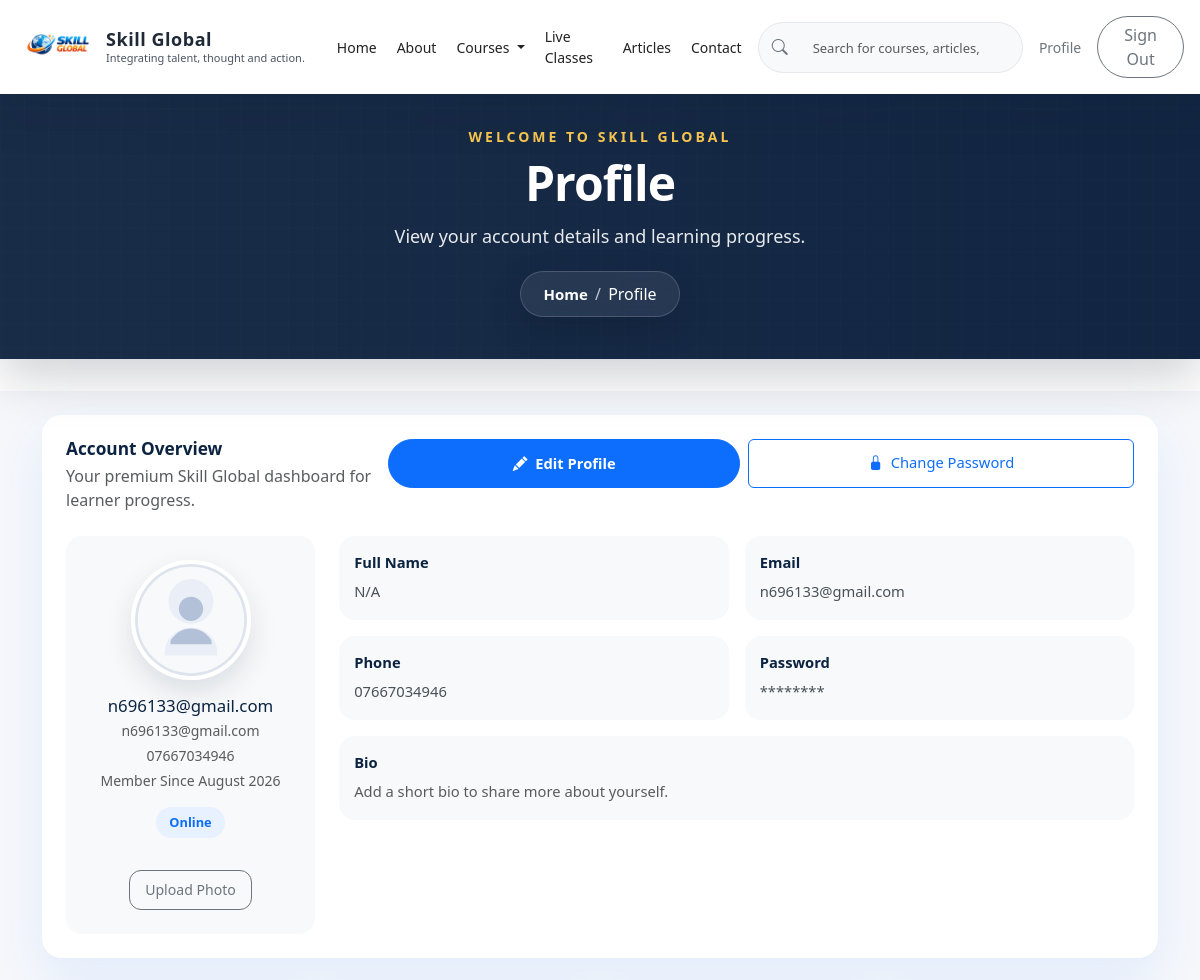
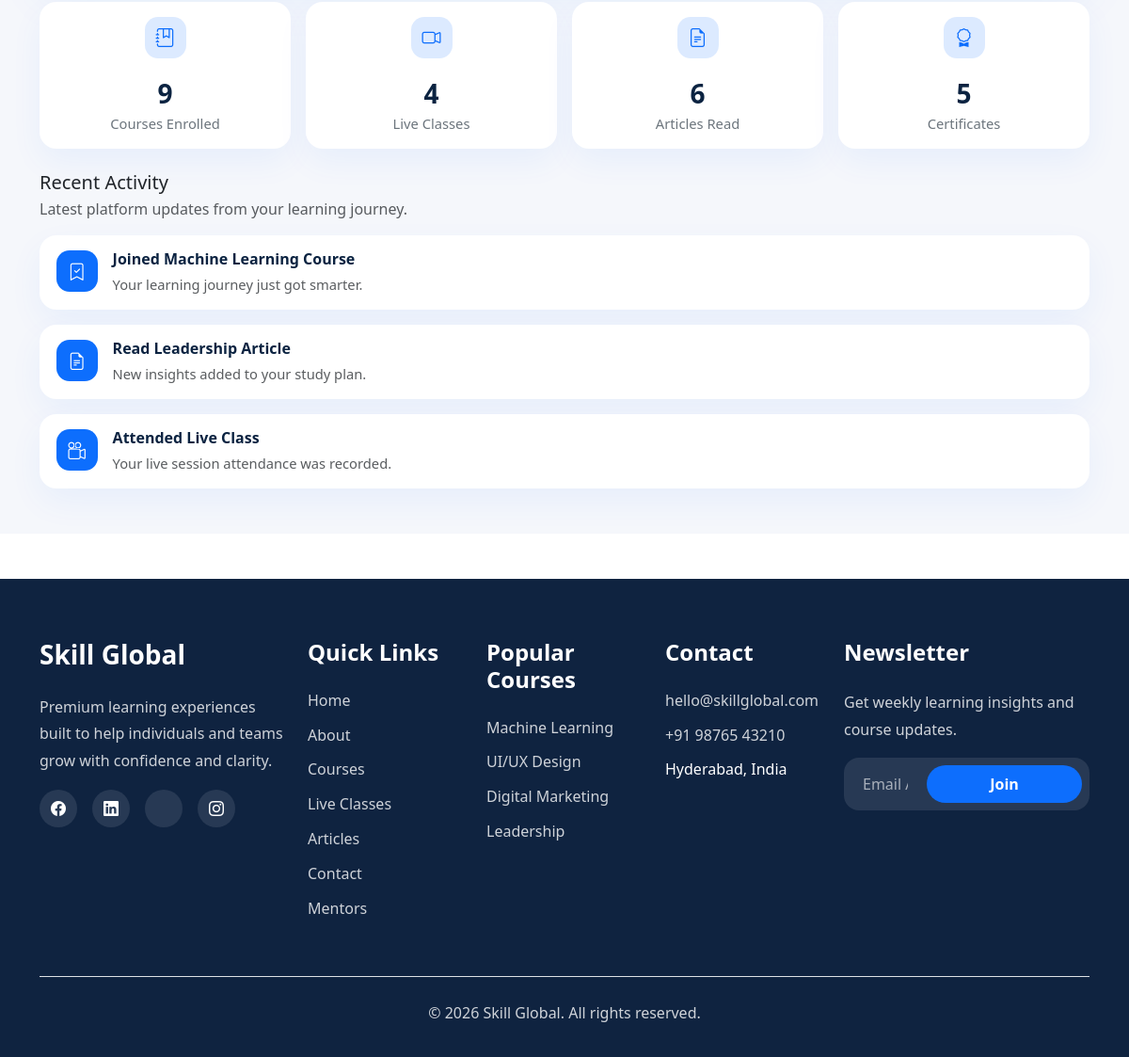
Page /profile/ (signed in) on the committed database (2 pictures, top to bottom).
### skill_global/models.py (models this page shows, shortened)
class CustomUser(AbstractUser):
    username = models.CharField(max_length=150, unique=True, blank=True, null=True)
    email = models.EmailField(_('email address'), unique=True)
    full_name = models.CharField(max_length=255, blank=True)
    phone = models.CharField(max_length=20, blank=True, null=True)
    bio = models.TextField(blank=True)
    profile_image = models.ImageField(upload_to='profiles/', blank=True, null=True)
    message = models.TextField(blank=True, default='')
    USERNAME_FIELD = 'email'
    REQUIRED_FIELDS = []
    objects = CustomUserManager()

class Profile(models.Model):
    user = models.OneToOneField(settings.AUTH_USER_MODEL, on_delete=models.CASCADE, related_name='profile')
    phone = models.CharField(max_length=20, blank=True)
    bio = models.TextField(blank=True)
    image = models.ImageField(upload_to='profiles/', blank=True, null=True)
    created_at = models.DateTimeField(auto_now_add=True)
    updated_at = models.DateTimeField(auto_now=True)

### skill_global/views.py (the view)
# urls.py: path('profile/', views.profile, name='profile'),
def profile(request):
    user = request.user
    profile = None
    if user.is_authenticated:
        profile, _ = Profile.objects.get_or_create(user=user)
    context = {
        'page_title': 'Profile',
        'page_description': 'View your account details and learning progress.',
        'user': user,
        'profile': profile,
        'stats': {
            'courses': Course.objects.filter(is_active=True).count(),
            'certificates': 5,
            'live_classes': LiveClass.objects.filter(is_active=True).count(),
            'articles': Article.objects.filter(is_published=True).count(),
        },
    }
    return render(request, 'skill_global/profile.html', context)

### templates/skill_global/profile.html (shortened to what this page needs)
{% extends 'base.html' %}
{% load static %}
{% block extra_css %}
<link rel="stylesheet" href="{% static 'css/profile.css' %}">
{% endblock %}
{% block content %}
<section class="profile-page py-4">
    <div class="container">
        {% if user.is_authenticated %}
        <div class="card profile-card mx-auto mb-4">
            <div class="card-body">
                <div class="d-flex flex-column flex-md-row align-items-start justify-content-between gap-3 mb-4">
                    <div>
                        <h5 class="profile-title mb-1">Account Overview</h5>
                        <p class="text-muted mb-0">Your premium Skill Global dashboard for learner progress.</p>
                    </div>
                    <div class="d-flex gap-2 w-100 w-md-auto">
                        <a href="{% url 'edit_profile' %}" class="btn btn-primary btn-profile flex-fill flex-md-auto">
                            <i class="bi bi-pencil-fill me-1"></i> Edit Profile
                        </a>
                        <a href="{% url 'edit_profile' %}#password"
                            class="btn btn-outline-primary btn-profile flex-fill flex-md-auto">
                            <i class="bi bi-lock-fill me-1"></i> Change Password
                        </a>
                    </div>
                </div>
                <div class="row gx-4 gy-4 align-items-start">
                    <div class="col-xl-3">
                        <div class="profile-summary p-4 rounded-4 bg-light">
                            {% if profile and profile.image %}
                            <img src="{{ profile.image.url }}" alt="Profile Image" class="profile-avatar mb-3">
                            {% else %}
                            <img src="{% static 'images/default-profile.svg' %}" alt="Profile Image"
                                class="profile-avatar mb-3">
                            {% endif %}
                            <h5 class="mb-1">{{ user.get_full_name|default:user.username|default:user.email }}</h5>
                            <p class="text-muted small mb-1">{{ user.email|default:'-' }}</p>
                            <p class="text-muted small mb-1">{{ profile.phone|default:'No phone number' }}</p>
                            <p class="text-muted small mb-3">Member Since {{ user.date_joined|date:'F Y' }}</p>
                            <span class="status-badge mb-3">Online</span>
                            <a href="{% url 'edit_profile' %}" class="btn btn-outline-secondary btn-sm upload-btn">
                                Upload Photo
                            </a>
                        </div>
                    </div>
                    <div class="col-xl-9">
                        <div class="row g-3 info-grid">
                            <div class="col-sm-6">
                                <div class="info-card">
                                    <strong>Full Name</strong>
                                    <span>{{ user.get_full_name|default:user.username|default:'N/A' }}</span>
                                </div>
                            </div>
                            <div class="col-sm-6">
                                <div class="info-card">
                                    <strong>Email</strong>
                                    <span>{{ user.email|default:'N/A' }}</span>
                                </div>
                            </div>
                            <div class="col-sm-6">
                                <div class="info-card">
                                    <strong>Phone</strong>
                                    <span>{{ profile.phone|default:'N/A' }}</span>
                                </div>
                            </div>
                            <div class="col-sm-6">
                                <div class="info-card">
                                    <strong>Password</strong>
                                    <span>********</span>
                                </div>
                            </div>
                            <div class="col-12">
                                <div class="info-card info-card-bio">
                                    <strong>Bio</strong>
                                    {% if profile and profile.bio %}
                                    <span>{{ profile.bio }}</span>
                                    {% else %}
                                    <span class="text-muted">Add a short bio to share more about yourself.</span>
                                    {% endif %}
                                </div>
                            </div>
                        </div>
                    </div>
                </div>
            </div>
        </div>
        <div class="row g-3 mb-4 stats-row">
            <div class="col-sm-6 col-xl-3">
                <div class="card stat-card">
                    <div class="card-body text-center">
                        <div class="stat-icon bg-light-primary text-primary mb-3">
                            <i class="bi bi-journal-bookmark"></i>
                        </div>
                        <div class="stat-value">{{ stats.courses|default:0 }}</div>
                        <div class="stat-label">Courses Enrolled</div>
                    </div>
                </div>
            </div>
            <div class="col-sm-6 col-xl-3">
                <div class="card stat-card">
                    <div class="card-body text-center">
                        <div class="stat-icon bg-light-primary text-primary mb-3">
                            <i class="bi bi-camera-video"></i>
                        </div>
                        <div class="stat-value">{{ stats.live_classes|default:0 }}</div>
                        <div class="stat-label">Live Classes</div>
                    </div>
                </div>
            </div>
            <div class="col-sm-6 col-xl-3">
                <div class="card stat-card">
                    <div class="card-body text-center">
                        <div class="stat-icon bg-light-primary text-primary mb-3">
                            <i class="bi bi-file-earmark-text"></i>
                        </div>
                        <div class="stat-value">{{ stats.articles|default:0 }}</div>
                        <div class="stat-label">Articles Read</div>
                    </div>
                </div>
            </div>
            <div class="col-sm-6 col-xl-3">
                <div class="card stat-card">
                    <div class="card-body text-center">
                        <div class="stat-icon bg-light-primary text-primary mb-3">
                            <i class="bi bi-award"></i>
                        </div>
                        <div class="stat-value">{{ stats.certificates|default:0 }}</div>
                        <div class="stat-label">Certificates</div>
                    </div>
                </div>
            </div>
        </div>
        <div class="recent-activity mb-4">
            <div class="d-flex align-items-center justify-content-between mb-3 flex-column flex-sm-row gap-2">
                <div>
                    <h5 class="mb-1">Recent Activity</h5>
                    <p class="text-muted mb-0">Latest platform updates from your learning journey.</p>
                </div>
            </div>
            <div class="timeline-card card">
                <div class="card-body">
                    <div class="timeline-item">
                        <div class="timeline-icon bg-primary">
                            <i class="bi bi-bookmark-check"></i>
                        </div>
                        <div class="timeline-details">
                            <h6>Joined Machine Learning Course</h6>
                            <p class="mb-0 text-muted">Your learning journey just got smarter.</p>
                        </div>
                    </div>
                </div>
            </div>
            <div class="timeline-card card">
                <div class="card-body">
                    <div class="timeline-item">
                        <div class="timeline-icon bg-primary">
                            <i class="bi bi-file-earmark-text"></i>
                        </div>
                        <div class="timeline-details">
                            <h6>Read Leadership Article</h6>
                            <p class="mb-0 text-muted">New insights added to your study plan.</p>
                        </div>
                    </div>
                </div>
            </div>
            <div class="timeline-card card">
                <div class="card-body">
                    <div class="timeline-item">
                        <div class="timeline-icon bg-primary">
                            <i class="bi bi-camera-reels"></i>
                        </div>
                        <div class="timeline-details">
                            <h6>Attended Live Class</h6>
                            <p class="mb-0 text-muted">Your live session attendance was recorded.</p>
                        </div>
                    </div>
                </div>
            </div>
        </div>
        {% else %}
        <div class="alert alert-warning">
            You are not signed in yet. Please sign in or register to view your profile.
        </div>
        {% endif %}
    </div>
</section>
{% endblock %}

### static/css/navbar.css (style rules this page uses)
:root { --navbar-height: 60px; --navbar-bg: #ffffff; --primary-blue: #0D6EFD; --dark-text: #1F2937; --muted-text: #6B7280; --light-grey: #F8F9FA; --border-color: #E5E7EB; --shadow: 0 8px 24px rgba(31, 41, 55, 0.08); --shadow-strong: 0 12px 28px rgba(31, 41, 55, 0.12); }

### static/css/hero.css (style rules this page uses)
:root { --hero-primary: #0d6efd; --hero-primary-hover: #0b5ed7; --hero-text: #ffffff; --hero-muted: rgba(255, 255, 255, 0.88); --hero-shadow: 0 20px 50px rgba(0, 0, 0, 0.28); }
.btn.btn-primary, .btn.btn-outline-light { min-width: 165px; padding: 0.75rem 1.3rem; border-radius: 999px; font-weight: 700; transition: transform 0.25s ease, box-shadow 0.25s ease, background 0.25s ease, color 0.25s ease; }

### static/css/global-header.css (style rules this page uses)
body { padding-top: var(--navbar-height, 78px); }

### static/css/recognition.css (style rules this page uses)
:root { --rec-bg: #151515; --rec-card: #1d1d1d; --rec-gold: #d4af37; --rec-text: #f7f7f2; --rec-muted: #c7c2b7; --rec-border: rgba(212, 175, 55, 0.24); }

### static/css/courses.css (style rules this page uses)
:root { --course-primary: #0d6efd; --course-primary-dark: #0b5ed7; --course-bg: #f8f9fa; --course-card-bg: #ffffff; --course-text: #1f2937; --course-muted: #6b7280; --course-border: #e5e7eb; }

### static/css/profile.css (style rules this page uses)
.profile-page { background: #f5f7fb; padding: 28px 0 40px; }
.profile-card { max-width: 1200px; border: none; border-radius: 20px; background: #ffffff; box-shadow: 0 20px 50px rgba(13, 110, 253, 0.08); }
.profile-card .card-body { padding: 1.5rem; }
.profile-title { font-size: 1.08rem; font-weight: 700; color: #0b2341; }
.btn-profile { min-width: 150px; padding: 0.65rem 1rem; font-size: 0.92rem; }
.profile-summary { display: flex; flex-direction: column; align-items: center; text-align: center; }
.profile-summary img { width: 120px; height: 120px; border-radius: 50%; object-fit: cover; border: 4px solid #ffffff; box-shadow: 0 12px 28px rgba(11, 35, 65, 0.12); }
.profile-summary h5 { font-size: 1.05rem; color: #0b2341; margin-bottom: 0.3rem; }
.profile-summary p { margin-bottom: 0.3rem; }
.profile-summary .status-badge { display: inline-flex; align-items: center; justify-content: center; padding: 0.35rem 0.85rem; font-size: 0.8rem; font-weight: 700; color: #0d6efd; background: #e7f1ff; border-radius: 999px; }
.profile-summary .upload-btn { margin-top: 1rem; padding: 0.55rem 0.95rem; border-radius: 12px; font-size: 0.88rem; }
.info-grid .info-card { border-radius: 16px; background: #f8f9fa; padding: 0.95rem; min-height: 84px; }
.info-card strong { display: block; margin-bottom: 0.35rem; color: #0b2341; font-size: 0.92rem; }
.info-card span { color: #495057; font-size: 0.92rem; line-height: 1.5; }
.info-card-bio { min-height: 110px; }
.stat-card { border: none; border-radius: 18px; background: #ffffff; box-shadow: 0 14px 34px rgba(13, 110, 253, 0.06); transition: transform 0.18s ease, box-shadow 0.18s ease; }
.stat-card .card-body { padding: 1rem; }
.stat-icon { width: 44px; height: 44px; border-radius: 14px; display: inline-flex; align-items: center; justify-content: center; font-size: 1.25rem; margin-bottom: 0.75rem; }
.bg-light-primary { background: rgba(13, 110, 253, 0.14) !important; }
.stat-value { font-size: 1.75rem; font-weight: 700; color: #0b2341; }
.stat-label { color: #6c757d; font-size: 0.92rem; }
.timeline-card { border: none; border-radius: 18px; box-shadow: 0 14px 36px rgba(13, 110, 253, 0.06); margin-bottom: 1rem; }
.timeline-card .card-body { padding: 1rem 1.1rem; }
.timeline-item { display: flex; align-items: flex-start; gap: 1rem; }
.timeline-icon { width: 44px; height: 44px; border-radius: 14px; display: inline-flex; align-items: center; justify-content: center; color: #ffffff; font-size: 1.15rem; }
.timeline-icon.bg-primary { background: #0d6efd; }
.timeline-details h6 { margin-bottom: 0.35rem; font-size: 1rem; font-weight: 700; color: #0b2341; }
.timeline-details p { margin-bottom: 0; color: #6c757d; font-size: 0.92rem; }

### rows in the picture
CustomUser: get_full_name "n696133@gmail.com", email "n696133@gmail.com", date_joined "August 2026", get_full_name "N/A"
Profile: phone "07667034946"

### other values in the picture
{{ page_title|default:"Skill Global" }} "Profile"
{{ page_title|default:"Page" }} "Profile"
{{ stats.courses|default:0 }} "9"
{{ stats.live_classes|default:0 }} "4"
{{ stats.articles|default:0 }} "6"
{{ stats.certificates|default:0 }} "5"
